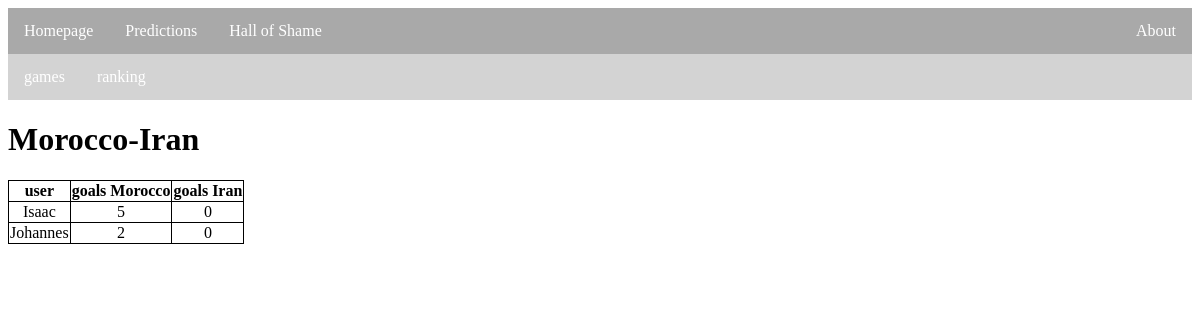
/votes/games/predictions/135, run on the app's committed database.
### votes/models.py (models this page shows, shortened)
class Prediction(models.Model):
    game = models.ForeignKey(Game, on_delete=models.CASCADE, null=True)
    user = models.ForeignKey(User, on_delete=models.CASCADE, null=True)
    predicted_goals_home = models.IntegerField(default=0)
    predicted_goals_away = models.IntegerField(default=0)

class Game(models.Model):
    round = models.CharField(max_length=50, null=True)
    date = models.DateTimeField(null=True)
    home_team = models.CharField(max_length=50, null=True)
    away_team = models.CharField(max_length=50, null=True)
    home_goals = models.IntegerField(null=True, blank=True)
    away_goals = models.IntegerField(null=True, blank=True)
    finished = models.BooleanField(default=False)
    votable = models.BooleanField(default=False)
    predictions_available = models.BooleanField(default=False)

### hall_of_shame/models.py (models this page shows)
class User(models.Model):
    name = models.CharField(max_length=50, null=True)
    paid = models.BooleanField(default=False)
    times_cheated = models.IntegerField(default=0)
    def __str__(self):
        return '%s' % (self.name)

### votes/views.py (the view)
# urls.py: path('games/predictions/<int:game_id>', views.predictions, name='predictions'),
def predictions(request, game_id):
    predictions = Prediction.objects.filter(game__id = game_id)
    context = {'predictions': predictions}
    return render(request, 'votes/predictions.html', context)

### votes/templates/votes/predictions.html
{% extends 'votes/navigation_bar.html' %}
{% block content %}
  <h1>{{ predictions.first.game.home_team }}-{{ predictions.first.game.away_team }}</h1>
  <table>
    <tr>
      <th>user</th>
      <th>goals {{ predictions.first.game.home_team }}</th>
      <th>goals {{ predictions.first.game.away_team }}</th>
    </tr>
    {% for prediction in predictions %}
        <tr>
          <td>{{ prediction.user }}</td>
          <td>{{ prediction.predicted_goals_home }}</td>
          <td>{{ prediction.predicted_goals_away }}</td>
        </tr>
    {% endfor %}
  </table>
{% endblock %}

### base/static/css/base.css (style rules this page uses)
table { border-collapse: collapse; }
td, th { border: 1px solid black; text-align: center; }

### data on the page
Prediction: first.game.home_team "Morocco", first.game.away_team "Iran", user "Isaac", predicted_goals_home "5", predicted_goals_away "0"
Prediction: user "Johannes", predicted_goals_home "2", predicted_goals_away "0"
